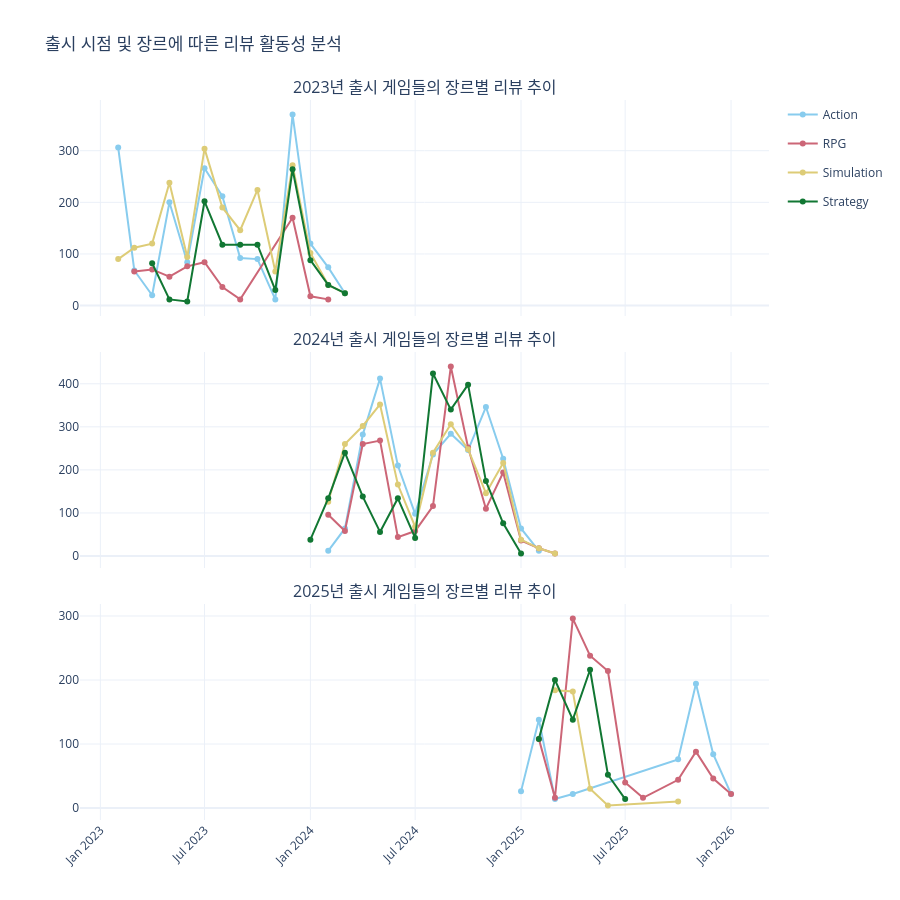

The notebook cell saved with this chart:
### Code cell
# 4. 레이아웃 정리
fig.update_layout(
    height=300 * len(release_years),
    template="plotly_white",
    title_text="출시 시점 및 장르에 따른 리뷰 활동성 분석",
    hovermode="x unified"
)
fig.update_xaxes(tickangle=-45)

fig.show()

### Figure 1 — Plotly figure (JSON) as saved in the notebook; plotly's stock layout.template omitted (floating-point values rounded to 4 significant figures)
{"data": [{"legendgroup": "Action", "line": {"color": "rgb(136, 204, 238)"}, "mode": "lines+markers", "name": "Action", "showlegend": true, "type": "scatter", "x": ["2023-02", "2023-03", "2023-04", "2023-05", "2023-06", "2023-07", "2023-08", "2023-09", "2023-10", "2023-11", "2023-12", "2024-01", "2024-02", "2024-03"], "xaxis": "x", "y": [306, 68, 20, 200, 84, 266, 212, 92, 90, 12, 370, 120, 74, 24], "yaxis": "y"}, {"legendgroup": "RPG", "line": {"color": "rgb(204, 102, 119)"}, "mode": "lines+markers", "name": "RPG", "showlegend": true, "type": "scatter", "x": ["2023-03", "2023-04", "2023-05", "2023-06", "2023-07", "2023-08", "2023-09", "2023-12", "2024-01", "2024-02"], "xaxis": "x", "y": [66, 70, 56, 76, 84, 36, 12, 170, 18, 12], "yaxis": "y"}, {"legendgroup": "Simulation", "line": {"color": "rgb(221, 204, 119)"}, "mode": "lines+markers", "name": "Simulation", "showlegend": true, "type": "scatter", "x": ["2023-02", "2023-03", "2023-04", "2023-05", "2023-06", "2023-07", "2023-08", "2023-09", "2023-10", "2023-11", "2023-12", "2024-01", "2024-02", "2024-03"], "xaxis": "x", "y": [90, 112, 120, 238, 94, 304, 190, 146, 224, 66, 272, 102, 40, 24], "yaxis": "y"}, {"legendgroup": "Strategy", "line": {"color": "rgb(17, 119, 51)"}, "mode": "lines+markers", "name": "Strategy", "showlegend": true, "type": "scatter", "x": ["2023-04", "2023-05", "2023-06", "2023-07", "2023-08", "2023-09", "2023-10", "2023-11", "2023-12", "2024-01", "2024-02", "2024-03"], "xaxis": "x", "y": [82, 12, 8, 202, 118, 118, 118, 30, 264, 88, 40, 24], "yaxis": "y"}, {"legendgroup": "Action", "line": {"color": "rgb(136, 204, 238)"}, "mode": "lines+markers", "name": "Action", "showlegend": false, "type": "scatter", "x": ["2024-02", "2024-03", "2024-04", "2024-05", "2024-06", "2024-07", "2024-08", "2024-09", "2024-10", "2024-11", "2024-12", "2025-01", "2025-02"], "xaxis": "x2", "y": [12, 64, 282, 412, 210, 98, 236, 284, 246, 346, 226, 64, 12], "yaxis": "y2"}, {"legendgroup": "RPG", "line": {"color": "rgb(204, 102, 119)"}, "mode": "lines+markers", "name": "RPG", "showlegend": false, "type": "scatter", "x": ["2024-02", "2024-03", "2024-04", "2024-05", "2024-06", "2024-07", "2024-08", "2024-09", "2024-10", "2024-11", "2024-12", "2025-01", "2025-02", "2025-03"], "xaxis": "x2", "y": [96, 58, 260, 268, 44, 58, 116, 440, 252, 110, 194, 36, 18, 6], "yaxis": "y2"}, {"legendgroup": "Simulation", "line": {"color": "rgb(221, 204, 119)"}, "mode": "lines+markers", "name": "Simulation", "showlegend": false, "type": "scatter", "x": ["2024-02", "2024-03", "2024-04", "2024-05", "2024-06", "2024-07", "2024-08", "2024-09", "2024-10", "2024-11", "2024-12", "2025-01", "2025-02", "2025-03"], "xaxis": "x2", "y": [126, 260, 302, 352, 166, 68, 240, 306, 248, 146, 216, 38, 18, 6], "yaxis": "y2"}, {"legendgroup": "Strategy", "line": {"color": "rgb(17, 119, 51)"}, "mode": "lines+markers", "name": "Strategy", "showlegend": false, "type": "scatter", "x": ["2024-01", "2024-02", "2024-03", "2024-04", "2024-05", "2024-06", "2024-07", "2024-08", "2024-09", "2024-10", "2024-11", "2024-12", "2025-01"], "xaxis": "x2", "y": [38, 134, 240, 138, 56, 134, 42, 424, 340, 398, 174, 76, 6], "yaxis": "y2"}, {"legendgroup": "Action", "line": {"color": "rgb(136, 204, 238)"}, "mode": "lines+markers", "name": "Action", "showlegend": false, "type": "scatter", "x": ["2025-01", "2025-02", "2025-03", "2025-04", "2025-10", "2025-11", "2025-12", "2026-01"], "xaxis": "x3", "y": [26, 138, 14, 22, 76, 194, 84, 22], "yaxis": "y3"}, {"legendgroup": "RPG", "line": {"color": "rgb(204, 102, 119)"}, "mode": "lines+markers", "name": "RPG", "showlegend": false, "type": "scatter", "x": ["2025-02", "2025-03", "2025-04", "2025-05", "2025-06", "2025-07", "2025-08", "2025-10", "2025-11", "2025-12", "2026-01"], "xaxis": "x3", "y": [108, 16, 296, 238, 214, 40, 16, 44, 88, 46, 22], "yaxis": "y3"}, {"legendgroup": "Simulation", "line": {"color": "rgb(221, 204, 119)"}, "mode": "lines+markers", "name": "Simulation", "showlegend": false, "type": "scatter", "x": ["2025-03", "2025-04", "2025-05", "2025-06", "2025-10"], "xaxis": "x3", "y": [184, 182, 30, 4, 10], "yaxis": "y3"}, {"legendgroup": "Strategy", "line": {"color": "rgb(17, 119, 51)"}, "mode": "lines+markers", "name": "Strategy", "showlegend": false, "type": "scatter", "x": ["2025-02", "2025-03", "2025-04", "2025-05", "2025-06", "2025-07"], "xaxis": "x3", "y": [108, 200, 138, 216, 52, 14], "yaxis": "y3"}], "layout": {"annotations": [{"font": {"size": 16}, "showarrow": false, "text": "2023년 출시 게임들의 장르별 리뷰 추이", "x": 0.5, "xanchor": "center", "xref": "paper", "y": 1, "yanchor": "bottom", "yref": "paper"}, {"font": {"size": 16}, "showarrow": false, "text": "2024년 출시 게임들의 장르별 리뷰 추이", "x": 0.5, "xanchor": "center", "xref": "paper", "y": 0.65, "yanchor": "bottom", "yref": "paper"}, {"font": {"size": 16}, "showarrow": false, "text": "2025년 출시 게임들의 장르별 리뷰 추이", "x": 0.5, "xanchor": "center", "xref": "paper", "y": 0.3, "yanchor": "bottom", "yref": "paper"}], "height": 900, "hovermode": "x unified", "title": {"text": "출시 시점 및 장르에 따른 리뷰 활동성 분석"}, "xaxis": {"anchor": "y", "domain": [0, 1], "matches": "x3", "showticklabels": false, "tickangle": -45}, "xaxis2": {"anchor": "y2", "domain": [0, 1], "matches": "x3", "showticklabels": false, "tickangle": -45}, "xaxis3": {"anchor": "y3", "domain": [0, 1], "tickangle": -45}, "yaxis": {"anchor": "x", "domain": [0.7, 1]}, "yaxis2": {"anchor": "x2", "domain": [0.35, 0.65]}, "yaxis3": {"anchor": "x3", "domain": [0, 0.3]}}}
